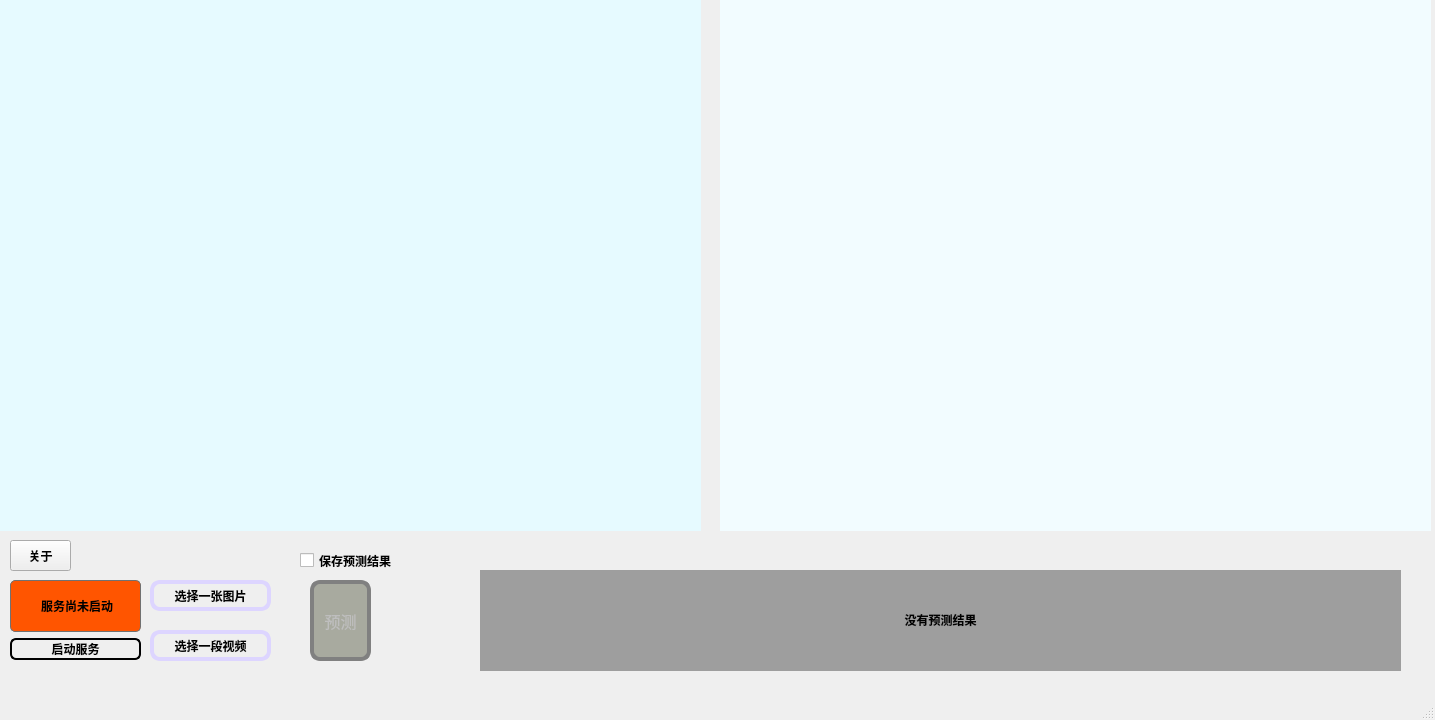
<?xml version="1.0" encoding="UTF-8"?>
<ui version="4.0">
 <class>PaddleX_Serving</class>
 <widget class="QMainWindow" name="PaddleX_Serving">
  <property name="geometry">
   <rect>
    <x>0</x>
    <y>0</y>
    <width>1435</width>
    <height>720</height>
   </rect>
  </property>
  <property name="minimumSize">
   <size>
    <width>1435</width>
    <height>720</height>
   </size>
  </property>
  <property name="maximumSize">
   <size>
    <width>1435</width>
    <height>720</height>
   </size>
  </property>
  <property name="font">
   <font>
    <pointsize>9</pointsize>
    <weight>75</weight>
    <italic>false</italic>
    <bold>true</bold>
   </font>
  </property>
  <property name="windowTitle">
   <string>PaddleX_serving</string>
  </property>
  <property name="layoutDirection">
   <enum>Qt::LeftToRight</enum>
  </property>
  <property name="styleSheet">
   <string notr="true"/>
  </property>
  <widget class="QWidget" name="centralwidget">
   <widget class="QLabel" name="Img_display">
    <property name="geometry">
     <rect>
      <x>-10</x>
      <y>0</y>
      <width>711</width>
      <height>531</height>
     </rect>
    </property>
    <property name="styleSheet">
     <string notr="true">background-color: rgb(230, 250, 255);</string>
    </property>
    <property name="text">
     <string/>
    </property>
    <property name="pixmap">
     <pixmap>../source/image/Main_picture.jpg</pixmap>
    </property>
    <property name="scaledContents">
     <bool>true</bool>
    </property>
   </widget>
   <widget class="QWidget" name="gridLayoutWidget">
    <property name="geometry">
     <rect>
      <x>10</x>
      <y>580</y>
      <width>131</width>
      <height>80</height>
     </rect>
    </property>
    <layout class="QGridLayout" name="gridLayout">
     <item row="2" column="0">
      <widget class="QPushButton" name="Start_serving">
       <property name="styleSheet">
        <string notr="true">font: 87 14pt &quot;Arial&quot;;
border:2px solid black;
border-radius:6px;</string>
       </property>
       <property name="text">
        <string>启动服务</string>
       </property>
      </widget>
     </item>
     <item row="1" column="0">
      <widget class="QLabel" name="Model_tips">
       <property name="styleSheet">
        <string notr="true">background-color: rgb(255, 85, 0);
border:1px solid #717171;
border-radius:5px;
font: 87 14pt &quot;Arial Black&quot;;</string>
       </property>
       <property name="text">
        <string>&lt;html&gt;&lt;head/&gt;&lt;body&gt;&lt;p align=&quot;center&quot;&gt;服务尚未启动&lt;/p&gt;&lt;/body&gt;&lt;/html&gt;</string>
       </property>
      </widget>
     </item>
    </layout>
   </widget>
   <widget class="QLabel" name="Output">
    <property name="geometry">
     <rect>
      <x>480</x>
      <y>570</y>
      <width>921</width>
      <height>101</height>
     </rect>
    </property>
    <property name="styleSheet">
     <string notr="true">background-color: rgb(158, 158, 158);</string>
    </property>
    <property name="text">
     <string>&lt;html&gt;&lt;head/&gt;&lt;body&gt;&lt;p align=&quot;center&quot;&gt;没有预测结果&lt;/p&gt;&lt;/body&gt;&lt;/html&gt;</string>
    </property>
    <property name="alignment">
     <set>Qt::AlignLeading|Qt::AlignLeft|Qt::AlignVCenter</set>
    </property>
    <property name="openExternalLinks">
     <bool>false</bool>
    </property>
   </widget>
   <widget class="QPushButton" name="Select_img">
    <property name="geometry">
     <rect>
      <x>150</x>
      <y>580</y>
      <width>121</width>
      <height>31</height>
     </rect>
    </property>
    <property name="acceptDrops">
     <bool>false</bool>
    </property>
    <property name="styleSheet">
     <string notr="true">border:4px solid rgb(221, 213, 255);
border-radius:10px;
</string>
    </property>
    <property name="text">
     <string>选择一张图片</string>
    </property>
    <property name="autoDefault">
     <bool>false</bool>
    </property>
    <property name="default">
     <bool>false</bool>
    </property>
    <property name="flat">
     <bool>false</bool>
    </property>
   </widget>
   <widget class="QPushButton" name="Bt_select_video">
    <property name="geometry">
     <rect>
      <x>150</x>
      <y>630</y>
      <width>121</width>
      <height>31</height>
     </rect>
    </property>
    <property name="styleSheet">
     <string notr="true">border:4px solid rgb(221, 213, 255);
border-radius:10px;
</string>
    </property>
    <property name="text">
     <string>选择一段视频</string>
    </property>
   </widget>
   <widget class="QPushButton" name="Bt_Predict">
    <property name="enabled">
     <bool>false</bool>
    </property>
    <property name="geometry">
     <rect>
      <x>310</x>
      <y>580</y>
      <width>61</width>
      <height>81</height>
     </rect>
    </property>
    <property name="font">
     <font>
      <family>Arial Black</family>
      <pointsize>12</pointsize>
      <weight>10</weight>
      <italic>false</italic>
      <bold>false</bold>
     </font>
    </property>
    <property name="styleSheet">
     <string notr="true">background-color: rgb(168, 170, 159);
border-radius:10px;
font: 87 12pt &quot;Arial Black&quot;;
border:4px solid grey;</string>
    </property>
    <property name="text">
     <string>预测</string>
    </property>
   </widget>
   <widget class="QLabel" name="Display_Result">
    <property name="geometry">
     <rect>
      <x>720</x>
      <y>0</y>
      <width>711</width>
      <height>531</height>
     </rect>
    </property>
    <property name="styleSheet">
     <string notr="true">background-color: rgb(242, 252, 255);</string>
    </property>
    <property name="text">
     <string/>
    </property>
    <property name="pixmap">
     <pixmap>../source/image/Main_picture.jpg</pixmap>
    </property>
    <property name="scaledContents">
     <bool>true</bool>
    </property>
   </widget>
   <widget class="QCheckBox" name="checkBox_save">
    <property name="geometry">
     <rect>
      <x>300</x>
      <y>545</y>
      <width>111</width>
      <height>31</height>
     </rect>
    </property>
    <property name="text">
     <string>保存预测结果</string>
    </property>
    <property name="tristate">
     <bool>false</bool>
    </property>
   </widget>
   <widget class="QPushButton" name="About">
    <property name="geometry">
     <rect>
      <x>10</x>
      <y>540</y>
      <width>61</width>
      <height>31</height>
     </rect>
    </property>
    <property name="text">
     <string>关于</string>
    </property>
   </widget>
  </widget>
  <widget class="QMenuBar" name="menubar">
   <property name="geometry">
    <rect>
     <x>0</x>
     <y>0</y>
     <width>1435</width>
     <height>23</height>
    </rect>
   </property>
  </widget>
  <widget class="QStatusBar" name="statusbar"/>
 </widget>
 <resources/>
 <connections/>
</ui>
